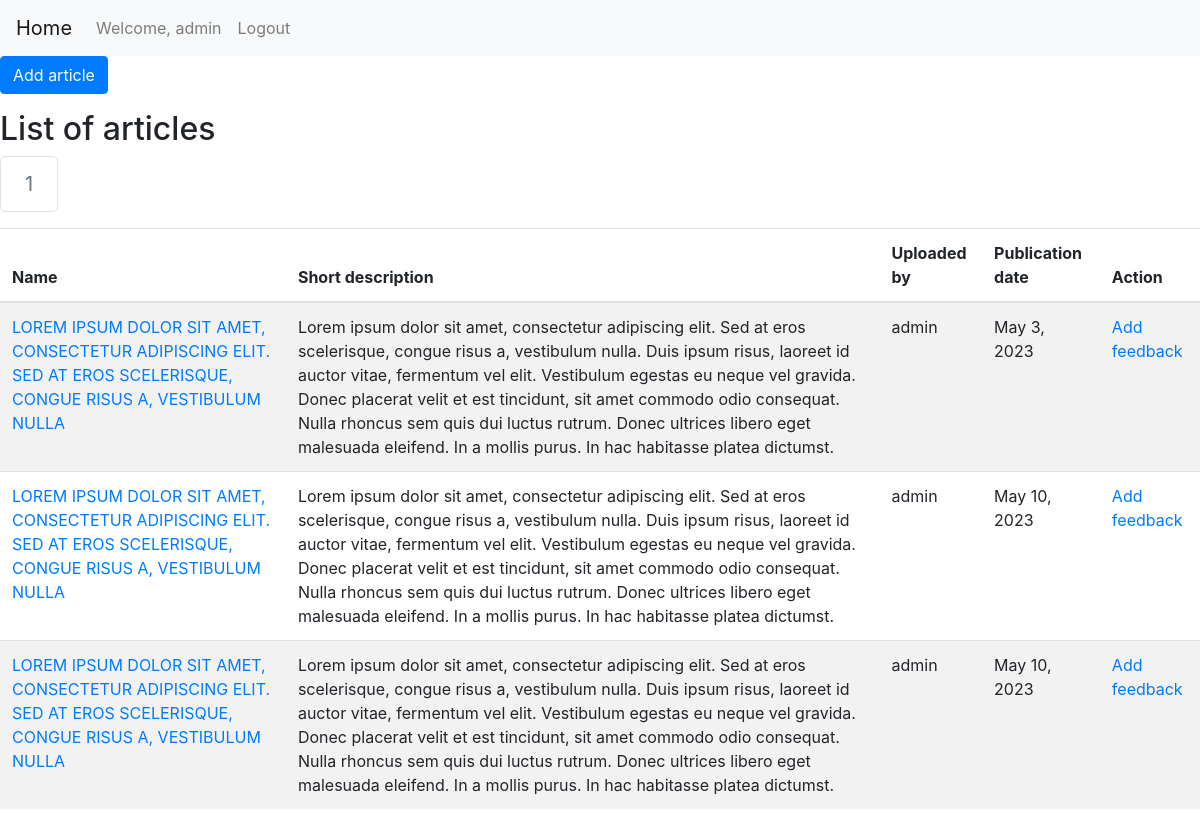
/articles/1 (signed in), run on the app's committed database.
### journal_website/models.py (models this page shows, shortened)
class Article(models.Model):
    name = models.ForeignKey(String, related_name="article_name", on_delete=models.CASCADE)
    short_description = models.ForeignKey(String, related_name="article_short_description", on_delete=models.CASCADE)
    publication_date = models.DateField()
    file_name = models.TextField()
    authors = models.ForeignKey(String, related_name="article_authors", on_delete=models.CASCADE)
    user = models.ForeignKey(User, related_name="article_custom_user", on_delete=models.SET_NULL, null=True)
    volume = models.ForeignKey(Volume, related_name="article_volume", on_delete=models.SET_NULL, null=True)
    category = models.ForeignKey(Category, related_name="article_category", on_delete=models.SET_NULL, null=True)
    DECISIONS = [("accepted", "Accepted"), ("rejected", "Rejected"), ("awaiting_decision", "Awaiting decision")]
    decision = models.CharField(max_length=20, choices=DECISIONS)
    class Meta:
        verbose_name_plural = "articles"

class String(models.Model):
    russian = models.TextField()
    english = models.TextField(blank=True, null=True)
    def __str__(self):
        return self.english
    class Meta:
        verbose_name_plural = "strings"

### journal_website/views.py (the view)
# urls.py: path("articles/<int:number_of_page>", views.display_page_with_articles, name="articles_with_pagination"),
@login_required
@user_passes_test(user.is_user_reviewer)
def display_page_with_articles(request: WSGIRequest, number_of_page: int) -> HttpResponse:
	pagination_for_articles = article.get_pagination_for_list_of_articles(list_of_articles=article.get_all_articles(), number_of_articles_per_page=5, number_of_page_to_display=number_of_page)
	return render(request, "article/articles.html", {"pagination_for_articles": pagination_for_articles})

### journal_website/repositories/ArticleRepository.py (called while the page is built)
    def get_all_articles(self) -> QuerySet:
        return self.__article_model.objects.all().order_by("pk")

    def get_pagination_for_list_of_articles(self, list_of_articles: QuerySet, number_of_articles_per_page: int, number_of_page_to_display: int) -> Page:
        paginator = Paginator(list_of_articles, per_page=number_of_articles_per_page)
        return paginator.get_page(number_of_page_to_display)

### journal_website/repositories/UserRepository.py (called while the page is built)
    def is_user_reviewer(self, user: SimpleLazyObject) -> bool:
        return user.groups.filter(name="Reviewers").exists()

### journal_website/templates/article/articles.html (shortened to what this page needs)
{% extends 'main/layout.html' %}
{% load custom_filters %}
{% block body %}
{% load crispy_forms_tags %}
<body>
<nav class="navbar navbar-expand-lg navbar-light bg-light">
    <a class="navbar-brand" href="/">Home</a>
    <div class="collapse navbar-collapse" id="navbarText">
      <ul class="navbar-nav mr-auto">
        {% if user.is_authenticated %}
        <li class="nav-item">
          <a class="nav-link" href="#">Welcome, {{user.username}}</a>
        </li>
        <li class="nav-item">
          <a class="nav-link" href="/logout">Logout</a>
        </li>
        {% endif %}
      </ul>
    </div>
</nav>
<p><a href="{% url 'scientific_publications_with_pagination' 1 %}" class="btn btn-primary">Add article</a></p>
<h2>List of articles</h2>
<nav aria-label="Page navigation">
  <ul class="pagination pagination-lg">
    {% block pagination %}
    {% for number_of_page in pagination_for_articles.paginator.get_elided_page_range %}
        {% if number_of_page == pagination_for_articles.paginator.ELLIPSIS %}
          {{ number_of_page }}
        {% else %}
          {% if number_of_page == pagination_for_articles.number %}
            <li class="page-item disabled">
              <a class="page-link" href="#" tabindex="-1">{{ number_of_page }}</a>
            </li>
          {% endif %}
        {% endif %}
    {% endfor %}
    {% endblock %}
  </ul>
</nav>
<div class="table-responsive">
  <table class="table table-striped">
    <thead>
      <tr>
        <th>Name</th>
        <th>Short description</th>
        <th>Uploaded by</th>
        <th>Publication date</th>
        <th>Action</th>
      </tr>
    </thead>
    <tbody>
      {% block article %}
        {% for article in pagination_for_articles %}
          <tr>
            <td><a href="{% url 'article_details' article.pk %}">{{ article.name }}</a></td>
            <td>{{ article.short_description }}</td>
            {% if article.user is None %}
              <td>Author deleted</td>
            {% else %}
              <td>{{ article.user }}</td>
            {% endif %}
            <td>{{ article.publication_date }}</td>
            <td><a href="{% url 'add_feedback_to_article' article.pk %}">Add feedback</a></td>
          </tr>
        {% endfor %}
      {% endblock %}
    </tbody>
  </table>
</div>
</body>
{% endblock %}

### data on the page
Article: name "LOREM IPSUM DOLOR SIT AMET, CONSECTETUR ADIPISCING ELIT. SED AT EROS SCELERISQUE, CONGUE RISUS A, VESTIBULUM NULLA", short_description "Lorem ipsum dolor sit amet, consectetur adipiscing elit. Sed at eros scelerisque, congue risus a, vestibulum nulla. Duis ipsum risus, laoreet id auctor vitae, fermentum vel elit. Vestibulum egestas eu neque vel gravida. Donec placerat velit et est tincidunt, sit amet commodo odio consequat. Nulla rhoncus sem quis dui luctus rutrum. Donec ultrices libero eget malesuada eleifend. In a mollis purus. In hac habitasse platea dictumst.", user "admin", publication_date "May 3, 2023"
Article: name "LOREM IPSUM DOLOR SIT AMET, CONSECTETUR ADIPISCING ELIT. SED AT EROS SCELERISQUE, CONGUE RISUS A, VESTIBULUM NULLA", short_description "Lorem ipsum dolor sit amet, consectetur adipiscing elit. Sed at eros scelerisque, congue risus a, vestibulum nulla. Duis ipsum risus, laoreet id auctor vitae, fermentum vel elit. Vestibulum egestas eu neque vel gravida. Donec placerat velit et est tincidunt, sit amet commodo odio consequat. Nulla rhoncus sem quis dui luctus rutrum. Donec ultrices libero eget malesuada eleifend. In a mollis purus. In hac habitasse platea dictumst.", user "admin", publication_date "May 10, 2023"
Article: name "LOREM IPSUM DOLOR SIT AMET, CONSECTETUR ADIPISCING ELIT. SED AT EROS SCELERISQUE, CONGUE RISUS A, VESTIBULUM NULLA", short_description "Lorem ipsum dolor sit amet, consectetur adipiscing elit. Sed at eros scelerisque, congue risus a, vestibulum nulla. Duis ipsum risus, laoreet id auctor vitae, fermentum vel elit. Vestibulum egestas eu neque vel gravida. Donec placerat velit et est tincidunt, sit amet commodo odio consequat. Nulla rhoncus sem quis dui luctus rutrum. Donec ultrices libero eget malesuada eleifend. In a mollis purus. In hac habitasse platea dictumst.", user "admin", publication_date "May 10, 2023"

### other printed values
{{ user.username }} "admin"
{{ number_of_page }} "1"
